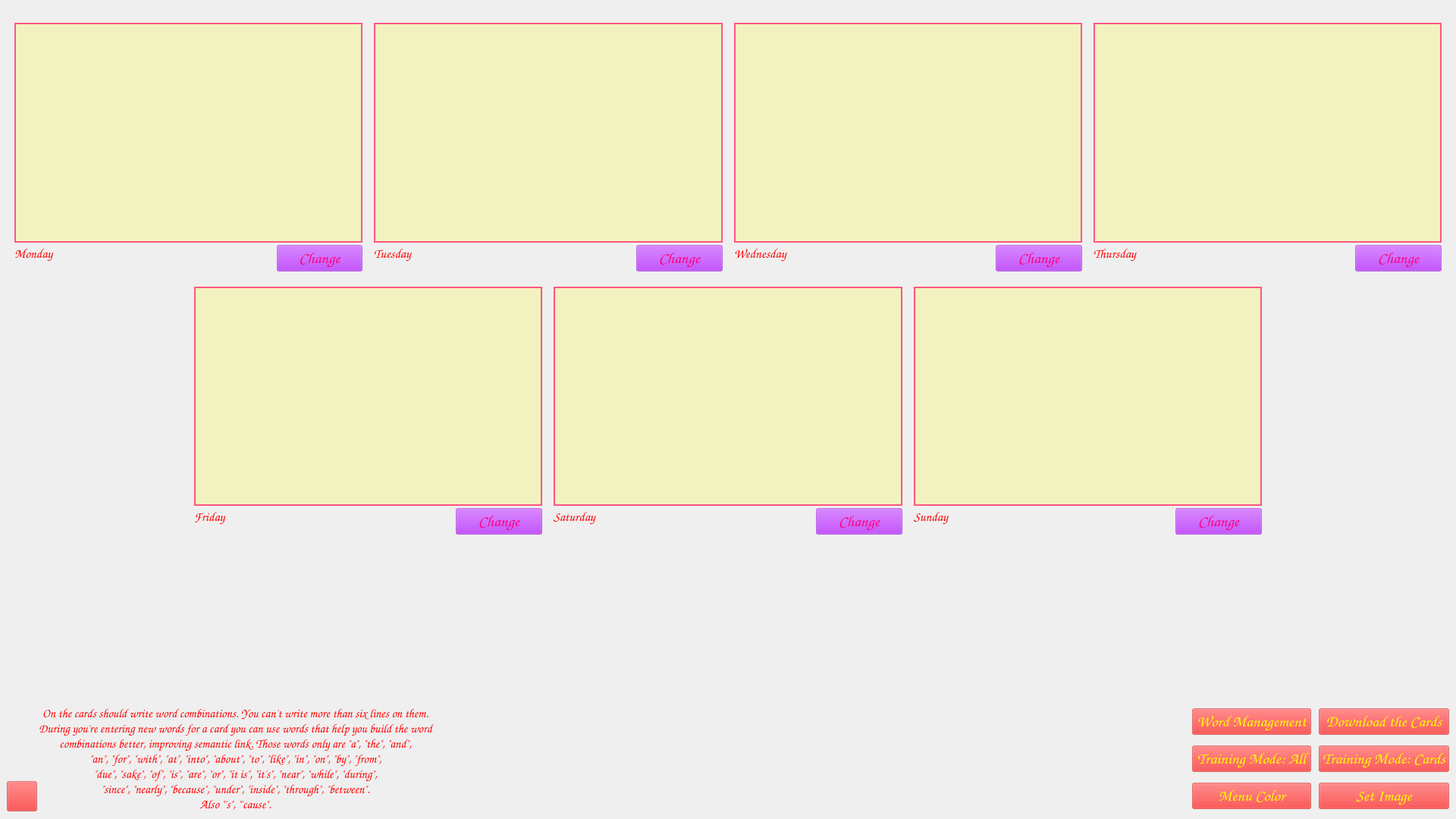
<?xml version="1.0" encoding="UTF-8"?>
<ui version="4.0">
 <class>MainWindow</class>
 <widget class="QMainWindow" name="MainWindow">
  <property name="windowModality">
   <enum>Qt::NonModal</enum>
  </property>
  <property name="enabled">
   <bool>true</bool>
  </property>
  <property name="geometry">
   <rect>
    <x>0</x>
    <y>0</y>
    <width>1920</width>
    <height>1080</height>
   </rect>
  </property>
  <property name="sizePolicy">
   <sizepolicy hsizetype="Preferred" vsizetype="Preferred">
    <horstretch>0</horstretch>
    <verstretch>0</verstretch>
   </sizepolicy>
  </property>
  <property name="minimumSize">
   <size>
    <width>0</width>
    <height>0</height>
   </size>
  </property>
  <property name="windowTitle">
   <string>EngDictionary</string>
  </property>
  <property name="styleSheet">
   <string notr="true"/>
  </property>
  <property name="animated">
   <bool>true</bool>
  </property>
  <widget class="QWidget" name="centralwidget">
   <layout class="QVBoxLayout" name="verticalLayout_15">
    <property name="spacing">
     <number>10</number>
    </property>
    <property name="topMargin">
     <number>20</number>
    </property>
    <item>
     <layout class="QHBoxLayout" name="Layout_TopCards">
      <property name="spacing">
       <number>15</number>
      </property>
      <property name="leftMargin">
       <number>10</number>
      </property>
      <property name="topMargin">
       <number>10</number>
      </property>
      <property name="rightMargin">
       <number>10</number>
      </property>
      <property name="bottomMargin">
       <number>0</number>
      </property>
      <item>
       <layout class="QVBoxLayout" name="Layout_Day1" stretch="1,0">
        <property name="spacing">
         <number>3</number>
        </property>
        <item>
         <layout class="QVBoxLayout" name="verticalLayout_2">
          <property name="topMargin">
           <number>0</number>
          </property>
          <property name="bottomMargin">
           <number>0</number>
          </property>
          <item>
           <widget class="QLabel" name="labelMonday">
            <property name="font">
             <font>
              <family>Comic Sans MS</family>
              <pointsize>20</pointsize>
             </font>
            </property>
            <property name="styleSheet">
             <string notr="true">color: rgb(255, 85, 127);
background-color: rgb(255, 255, 0, 50);</string>
            </property>
            <property name="frameShape">
             <enum>QFrame::WinPanel</enum>
            </property>
            <property name="text">
             <string/>
            </property>
            <property name="alignment">
             <set>Qt::AlignCenter</set>
            </property>
           </widget>
          </item>
         </layout>
        </item>
        <item>
         <layout class="QHBoxLayout" name="Layout_ButtonsMonday" stretch="3,1">
          <property name="spacing">
           <number>6</number>
          </property>
          <property name="topMargin">
           <number>0</number>
          </property>
          <property name="bottomMargin">
           <number>0</number>
          </property>
          <item>
           <widget class="QLabel" name="labelMon">
            <property name="font">
             <font>
              <family>Comic Sans MS</family>
              <pointsize>13</pointsize>
              <weight>50</weight>
              <italic>true</italic>
              <bold>false</bold>
             </font>
            </property>
            <property name="styleSheet">
             <string notr="true">color: rgb(255, 0, 0);</string>
            </property>
            <property name="text">
             <string>Monday</string>
            </property>
            <property name="alignment">
             <set>Qt::AlignLeading|Qt::AlignLeft|Qt::AlignTop</set>
            </property>
           </widget>
          </item>
          <item>
           <widget class="QPushButton" name="pushButtonMondayChange">
            <property name="font">
             <font>
              <family>Comic Sans MS</family>
              <pointsize>16</pointsize>
              <weight>50</weight>
              <bold>false</bold>
             </font>
            </property>
            <property name="layoutDirection">
             <enum>Qt::LeftToRight</enum>
            </property>
            <property name="styleSheet">
             <string notr="true">color: rgb(255, 0, 127);
background-color: rgb(170, 0, 255, 100);</string>
            </property>
            <property name="text">
             <string>Change</string>
            </property>
           </widget>
          </item>
         </layout>
        </item>
       </layout>
      </item>
      <item>
       <layout class="QVBoxLayout" name="Layout_Day2" stretch="1,0">
        <property name="spacing">
         <number>3</number>
        </property>
        <item>
         <layout class="QVBoxLayout" name="verticalLayout_4">
          <item>
           <widget class="QLabel" name="labelTuesday">
            <property name="font">
             <font>
              <family>Comic Sans MS</family>
              <pointsize>20</pointsize>
             </font>
            </property>
            <property name="styleSheet">
             <string notr="true">color: rgb(255, 85, 127);
background-color: rgb(255, 255, 0, 50);</string>
            </property>
            <property name="frameShape">
             <enum>QFrame::WinPanel</enum>
            </property>
            <property name="text">
             <string/>
            </property>
            <property name="alignment">
             <set>Qt::AlignCenter</set>
            </property>
           </widget>
          </item>
         </layout>
        </item>
        <item>
         <layout class="QHBoxLayout" name="Layout_ButtonsTuesday" stretch="3,1">
          <item>
           <widget class="QLabel" name="labelTue">
            <property name="font">
             <font>
              <family>Comic Sans MS</family>
              <pointsize>13</pointsize>
              <weight>50</weight>
              <italic>true</italic>
              <bold>false</bold>
             </font>
            </property>
            <property name="styleSheet">
             <string notr="true">color: rgb(255, 0, 0);</string>
            </property>
            <property name="text">
             <string>Tuesday</string>
            </property>
            <property name="alignment">
             <set>Qt::AlignLeading|Qt::AlignLeft|Qt::AlignTop</set>
            </property>
           </widget>
          </item>
          <item>
           <widget class="QPushButton" name="pushButtonTuesdayChange">
            <property name="font">
             <font>
              <family>Comic Sans MS</family>
              <pointsize>16</pointsize>
              <weight>50</weight>
              <bold>false</bold>
             </font>
            </property>
            <property name="styleSheet">
             <string notr="true">color: rgb(255, 0, 127);
background-color: rgb(170, 0, 255, 100);</string>
            </property>
            <property name="text">
             <string>Change</string>
            </property>
           </widget>
          </item>
         </layout>
        </item>
       </layout>
      </item>
      <item>
       <layout class="QVBoxLayout" name="Layout_Day3" stretch="1,0">
        <property name="spacing">
         <number>3</number>
        </property>
        <item>
         <layout class="QVBoxLayout" name="verticalLayout_10">
          <item>
           <widget class="QLabel" name="labelWednesday">
            <property name="font">
             <font>
              <family>Comic Sans MS</family>
              <pointsize>20</pointsize>
             </font>
            </property>
            <property name="styleSheet">
             <string notr="true">color: rgb(255, 85, 127);
background-color: rgb(255, 255, 0, 50);</string>
            </property>
            <property name="frameShape">
             <enum>QFrame::WinPanel</enum>
            </property>
            <property name="text">
             <string/>
            </property>
            <property name="alignment">
             <set>Qt::AlignCenter</set>
            </property>
           </widget>
          </item>
         </layout>
        </item>
        <item>
         <layout class="QHBoxLayout" name="Layout_ButtonsWednesday" stretch="3,1">
          <item>
           <widget class="QLabel" name="labelWed">
            <property name="font">
             <font>
              <family>Comic Sans MS</family>
              <pointsize>13</pointsize>
              <weight>50</weight>
              <italic>true</italic>
              <bold>false</bold>
             </font>
            </property>
            <property name="styleSheet">
             <string notr="true">color: rgb(255, 0, 0);</string>
            </property>
            <property name="text">
             <string>Wednesday</string>
            </property>
            <property name="alignment">
             <set>Qt::AlignLeading|Qt::AlignLeft|Qt::AlignTop</set>
            </property>
           </widget>
          </item>
          <item>
           <widget class="QPushButton" name="pushButtonWednesdayChange">
            <property name="font">
             <font>
              <family>Comic Sans MS</family>
              <pointsize>16</pointsize>
              <weight>50</weight>
              <bold>false</bold>
             </font>
            </property>
            <property name="styleSheet">
             <string notr="true">color: rgb(255, 0, 127);
background-color: rgb(170, 0, 255, 100);</string>
            </property>
            <property name="text">
             <string>Change</string>
            </property>
           </widget>
          </item>
         </layout>
        </item>
       </layout>
      </item>
      <item>
       <layout class="QVBoxLayout" name="Layout_Day4" stretch="1,0">
        <property name="spacing">
         <number>3</number>
        </property>
        <item>
         <layout class="QVBoxLayout" name="verticalLayout_14">
          <item>
           <widget class="QLabel" name="labelThursday">
            <property name="font">
             <font>
              <family>Comic Sans MS</family>
              <pointsize>20</pointsize>
             </font>
            </property>
            <property name="styleSheet">
             <string notr="true">color: rgb(255, 85, 127);
background-color: rgb(255, 255, 0, 50);</string>
            </property>
            <property name="frameShape">
             <enum>QFrame::WinPanel</enum>
            </property>
            <property name="text">
             <string/>
            </property>
            <property name="alignment">
             <set>Qt::AlignCenter</set>
            </property>
           </widget>
          </item>
         </layout>
        </item>
        <item>
         <layout class="QHBoxLayout" name="Layout_ButtonsThursday" stretch="3,1">
          <item>
           <widget class="QLabel" name="labelThr">
            <property name="font">
             <font>
              <family>Comic Sans MS</family>
              <pointsize>13</pointsize>
              <weight>50</weight>
              <italic>true</italic>
              <bold>false</bold>
             </font>
            </property>
            <property name="styleSheet">
             <string notr="true">color: rgb(255, 0, 0);</string>
            </property>
            <property name="text">
             <string>Thursday</string>
            </property>
            <property name="alignment">
             <set>Qt::AlignLeading|Qt::AlignLeft|Qt::AlignTop</set>
            </property>
           </widget>
          </item>
          <item>
           <widget class="QPushButton" name="pushButtonThursdayChange">
            <property name="font">
             <font>
              <family>Comic Sans MS</family>
              <pointsize>16</pointsize>
              <weight>50</weight>
              <bold>false</bold>
             </font>
            </property>
            <property name="styleSheet">
             <string notr="true">color: rgb(255, 0, 127);
background-color: rgb(170, 0, 255, 100);</string>
            </property>
            <property name="text">
             <string>Change</string>
            </property>
           </widget>
          </item>
         </layout>
        </item>
       </layout>
      </item>
     </layout>
    </item>
    <item>
     <layout class="QHBoxLayout" name="Layout_BottomCards">
      <property name="spacing">
       <number>15</number>
      </property>
      <property name="leftMargin">
       <number>247</number>
      </property>
      <property name="topMargin">
       <number>10</number>
      </property>
      <property name="rightMargin">
       <number>247</number>
      </property>
      <property name="bottomMargin">
       <number>0</number>
      </property>
      <item>
       <layout class="QVBoxLayout" name="Layout_Day5" stretch="1,0">
        <property name="spacing">
         <number>3</number>
        </property>
        <item>
         <layout class="QVBoxLayout" name="verticalLayout_12">
          <item>
           <widget class="QLabel" name="labelFriday">
            <property name="font">
             <font>
              <family>Comic Sans MS</family>
              <pointsize>20</pointsize>
             </font>
            </property>
            <property name="styleSheet">
             <string notr="true">color: rgb(255, 85, 127);
background-color: rgb(255, 255, 0, 50);</string>
            </property>
            <property name="frameShape">
             <enum>QFrame::WinPanel</enum>
            </property>
            <property name="text">
             <string/>
            </property>
            <property name="alignment">
             <set>Qt::AlignCenter</set>
            </property>
           </widget>
          </item>
         </layout>
        </item>
        <item>
         <layout class="QHBoxLayout" name="Layout_ButtonsFriday" stretch="3,1">
          <property name="topMargin">
           <number>0</number>
          </property>
          <property name="rightMargin">
           <number>0</number>
          </property>
          <item>
           <widget class="QLabel" name="labelFri">
            <property name="font">
             <font>
              <family>Comic Sans MS</family>
              <pointsize>13</pointsize>
              <weight>50</weight>
              <italic>true</italic>
              <bold>false</bold>
             </font>
            </property>
            <property name="styleSheet">
             <string notr="true">color: rgb(255, 0, 0);</string>
            </property>
            <property name="text">
             <string>Friday</string>
            </property>
            <property name="alignment">
             <set>Qt::AlignLeading|Qt::AlignLeft|Qt::AlignTop</set>
            </property>
           </widget>
          </item>
          <item>
           <widget class="QPushButton" name="pushButtonFridayChange">
            <property name="font">
             <font>
              <family>Comic Sans MS</family>
              <pointsize>16</pointsize>
              <weight>50</weight>
              <bold>false</bold>
             </font>
            </property>
            <property name="styleSheet">
             <string notr="true">color: rgb(255, 0, 127);
background-color: rgba(170, 0, 255, 100);</string>
            </property>
            <property name="text">
             <string>Change</string>
            </property>
           </widget>
          </item>
         </layout>
        </item>
       </layout>
      </item>
      <item>
       <layout class="QVBoxLayout" name="Layout_Day6" stretch="1,0">
        <property name="spacing">
         <number>3</number>
        </property>
        <item>
         <layout class="QVBoxLayout" name="verticalLayout_6">
          <item>
           <widget class="QLabel" name="labelSaturday">
            <property name="font">
             <font>
              <family>Comic Sans MS</family>
              <pointsize>20</pointsize>
             </font>
            </property>
            <property name="styleSheet">
             <string notr="true">color: rgb(255, 85, 127);
background-color: rgb(255, 255, 0, 50);</string>
            </property>
            <property name="frameShape">
             <enum>QFrame::WinPanel</enum>
            </property>
            <property name="text">
             <string/>
            </property>
            <property name="alignment">
             <set>Qt::AlignCenter</set>
            </property>
           </widget>
          </item>
         </layout>
        </item>
        <item>
         <layout class="QHBoxLayout" name="Layout_ButtonsSaturday" stretch="3,1">
          <item>
           <widget class="QLabel" name="labelSat">
            <property name="font">
             <font>
              <family>Comic Sans MS</family>
              <pointsize>13</pointsize>
              <weight>50</weight>
              <italic>true</italic>
              <bold>false</bold>
             </font>
            </property>
            <property name="styleSheet">
             <string notr="true">color: rgb(255, 0, 0);</string>
            </property>
            <property name="text">
             <string>Saturday</string>
            </property>
            <property name="alignment">
             <set>Qt::AlignLeading|Qt::AlignLeft|Qt::AlignTop</set>
            </property>
           </widget>
          </item>
          <item>
           <widget class="QPushButton" name="pushButtonSaturdayChange">
            <property name="font">
             <font>
              <family>Comic Sans MS</family>
              <pointsize>16</pointsize>
              <weight>50</weight>
              <bold>false</bold>
             </font>
            </property>
            <property name="styleSheet">
             <string notr="true">color: rgb(255, 0, 127);
background-color: rgb(170, 0, 255, 100);</string>
            </property>
            <property name="text">
             <string>Change</string>
            </property>
           </widget>
          </item>
         </layout>
        </item>
       </layout>
      </item>
      <item>
       <layout class="QVBoxLayout" name="Layout_Day7" stretch="1,0">
        <property name="spacing">
         <number>3</number>
        </property>
        <item>
         <layout class="QVBoxLayout" name="verticalLayout_8">
          <item>
           <widget class="QLabel" name="labelSunday">
            <property name="font">
             <font>
              <family>Comic Sans MS</family>
              <pointsize>20</pointsize>
             </font>
            </property>
            <property name="styleSheet">
             <string notr="true">color: rgb(255, 85, 127);
background-color: rgb(255, 255, 0, 50);</string>
            </property>
            <property name="frameShape">
             <enum>QFrame::WinPanel</enum>
            </property>
            <property name="text">
             <string/>
            </property>
            <property name="alignment">
             <set>Qt::AlignCenter</set>
            </property>
           </widget>
          </item>
         </layout>
        </item>
        <item>
         <layout class="QHBoxLayout" name="Layout_ButtonsSunday" stretch="3,1">
          <item>
           <widget class="QLabel" name="labelSun">
            <property name="font">
             <font>
              <family>Comic Sans MS</family>
              <pointsize>13</pointsize>
              <weight>50</weight>
              <italic>true</italic>
              <bold>false</bold>
             </font>
            </property>
            <property name="styleSheet">
             <string notr="true">color: rgb(255, 0, 0);</string>
            </property>
            <property name="text">
             <string>Sunday</string>
            </property>
            <property name="alignment">
             <set>Qt::AlignLeading|Qt::AlignLeft|Qt::AlignTop</set>
            </property>
           </widget>
          </item>
          <item>
           <widget class="QPushButton" name="pushButtonSundayChange">
            <property name="font">
             <font>
              <family>Comic Sans MS</family>
              <pointsize>16</pointsize>
              <weight>50</weight>
              <bold>false</bold>
             </font>
            </property>
            <property name="styleSheet">
             <string notr="true">color: rgb(255, 0, 127);
background-color: rgb(170, 0, 255, 100);</string>
            </property>
            <property name="text">
             <string>Change</string>
            </property>
           </widget>
          </item>
         </layout>
        </item>
       </layout>
      </item>
     </layout>
    </item>
    <item>
     <spacer name="Spacer_UnderCards">
      <property name="orientation">
       <enum>Qt::Vertical</enum>
      </property>
      <property name="sizeType">
       <enum>QSizePolicy::Fixed</enum>
      </property>
      <property name="sizeHint" stdset="0">
       <size>
        <width>20</width>
        <height>215</height>
       </size>
      </property>
     </spacer>
    </item>
    <item>
     <layout class="QHBoxLayout" name="horizontalLayout_10">
      <item>
       <layout class="QHBoxLayout" name="horizontalLayout_11" stretch="0,0">
        <property name="spacing">
         <number>0</number>
        </property>
        <item>
         <layout class="QVBoxLayout" name="verticalLayout_16">
          <property name="topMargin">
           <number>100</number>
          </property>
          <item>
           <widget class="QPushButton" name="pushButtonInfo">
            <property name="minimumSize">
             <size>
              <width>0</width>
              <height>0</height>
             </size>
            </property>
            <property name="maximumSize">
             <size>
              <width>40</width>
              <height>40</height>
             </size>
            </property>
            <property name="font">
             <font>
              <family>Comic Sans MS</family>
              <pointsize>16</pointsize>
              <weight>75</weight>
              <italic>false</italic>
              <bold>true</bold>
              <underline>false</underline>
             </font>
            </property>
            <property name="styleSheet">
             <string notr="true">background-color: rgba(255, 0, 0, 100);
color: rgb(255, 255, 0);</string>
            </property>
            <property name="text">
             <string/>
            </property>
           </widget>
          </item>
         </layout>
        </item>
        <item>
         <layout class="QVBoxLayout" name="verticalLayout_17">
          <property name="rightMargin">
           <number>230</number>
          </property>
          <item>
           <widget class="QLabel" name="labelPrompt">
            <property name="font">
             <font>
              <family>Comic Sans MS</family>
              <pointsize>12</pointsize>
             </font>
            </property>
            <property name="styleSheet">
             <string notr="true">color: rgb(255, 0, 0);</string>
            </property>
            <property name="text">
             <string>On the cards should write word combinations. You can't write more than six lines on them.
During you're entering new words for a card you can use words that help you build the word
combinations better, improving semantic link. Those words only are &quot;a&quot;, &quot;the&quot;, &quot;and&quot;,
&quot;an&quot;, &quot;for&quot;, &quot;with&quot;, &quot;at&quot;, &quot;into&quot;, &quot;about&quot;, &quot;to&quot;, &quot;like&quot;, &quot;in&quot;, &quot;on&quot;, &quot;by&quot;, &quot;from&quot;,
&quot;due&quot;, &quot;sake&quot;, &quot;of&quot;, &quot;is&quot;, &quot;are&quot;, &quot;or&quot;, &quot;it is&quot;, &quot;it's&quot;, &quot;near&quot;, &quot;while&quot;, &quot;during&quot;,
&quot;since&quot;, &quot;nearly&quot;, &quot;because&quot;, &quot;under&quot;, &quot;inside&quot;, &quot;through&quot;, &quot;between&quot;.
Also &quot;'s&quot;, &quot;'cause&quot;.</string>
            </property>
            <property name="alignment">
             <set>Qt::AlignCenter</set>
            </property>
           </widget>
          </item>
         </layout>
        </item>
       </layout>
      </item>
      <item>
       <spacer name="horizontalSpacer">
        <property name="orientation">
         <enum>Qt::Horizontal</enum>
        </property>
        <property name="sizeHint" stdset="0">
         <size>
          <width>40</width>
          <height>20</height>
         </size>
        </property>
       </spacer>
      </item>
      <item>
       <layout class="QGridLayout" name="gridLayout" rowstretch="0,0,0">
        <property name="topMargin">
         <number>0</number>
        </property>
        <property name="rightMargin">
         <number>0</number>
        </property>
        <property name="spacing">
         <number>10</number>
        </property>
        <item row="1" column="1">
         <widget class="QPushButton" name="pushButtonTraining">
          <property name="font">
           <font>
            <family>Comic Sans MS</family>
            <pointsize>16</pointsize>
            <weight>75</weight>
            <bold>true</bold>
           </font>
          </property>
          <property name="styleSheet">
           <string notr="true">background-color: rgba(255, 0, 0, 100);
color: rgb(255, 255, 0);</string>
          </property>
          <property name="text">
           <string>Training Mode: All</string>
          </property>
         </widget>
        </item>
        <item row="2" column="2">
         <widget class="QPushButton" name="pushButtonSetImg">
          <property name="font">
           <font>
            <family>Comic Sans MS</family>
            <pointsize>16</pointsize>
            <weight>75</weight>
            <bold>true</bold>
           </font>
          </property>
          <property name="styleSheet">
           <string notr="true">background-color: rgba(255, 0, 0, 100);
color: rgb(255, 255, 0);</string>
          </property>
          <property name="text">
           <string>Set Image</string>
          </property>
         </widget>
        </item>
        <item row="1" column="2">
         <widget class="QPushButton" name="pushButtonCheckKnow">
          <property name="sizePolicy">
           <sizepolicy hsizetype="Minimum" vsizetype="Fixed">
            <horstretch>0</horstretch>
            <verstretch>0</verstretch>
           </sizepolicy>
          </property>
          <property name="font">
           <font>
            <family>Comic Sans MS</family>
            <pointsize>16</pointsize>
            <weight>75</weight>
            <bold>true</bold>
           </font>
          </property>
          <property name="styleSheet">
           <string notr="true">background-color: rgba(255, 0, 0, 100);
color: rgb(255, 255, 0);</string>
          </property>
          <property name="text">
           <string>Training Mode: Cards</string>
          </property>
         </widget>
        </item>
        <item row="0" column="1">
         <widget class="QPushButton" name="pushButtonWords">
          <property name="font">
           <font>
            <family>Comic Sans MS</family>
            <pointsize>16</pointsize>
            <weight>75</weight>
            <bold>true</bold>
           </font>
          </property>
          <property name="styleSheet">
           <string notr="true">background-color: rgba(255, 0, 0, 100);
color: rgb(255, 255, 0);</string>
          </property>
          <property name="text">
           <string>Word Management</string>
          </property>
         </widget>
        </item>
        <item row="2" column="1">
         <widget class="QPushButton" name="pushButtonMenuColor">
          <property name="font">
           <font>
            <family>Comic Sans MS</family>
            <pointsize>16</pointsize>
            <weight>75</weight>
            <bold>true</bold>
           </font>
          </property>
          <property name="styleSheet">
           <string notr="true">background-color: rgba(255, 0, 0, 100);
color: rgb(255, 255, 0);</string>
          </property>
          <property name="text">
           <string>Menu Color</string>
          </property>
         </widget>
        </item>
        <item row="0" column="2">
         <widget class="QPushButton" name="pushButtonGetCards">
          <property name="font">
           <font>
            <family>Comic Sans MS</family>
            <pointsize>16</pointsize>
            <weight>75</weight>
            <italic>false</italic>
            <bold>true</bold>
            <underline>false</underline>
           </font>
          </property>
          <property name="styleSheet">
           <string notr="true">background-color: rgba(255, 0, 0, 100);
color: rgb(255, 255, 0);</string>
          </property>
          <property name="text">
           <string>Download the Cards</string>
          </property>
         </widget>
        </item>
       </layout>
      </item>
     </layout>
    </item>
   </layout>
  </widget>
 </widget>
 <resources/>
 <connections/>
</ui>
